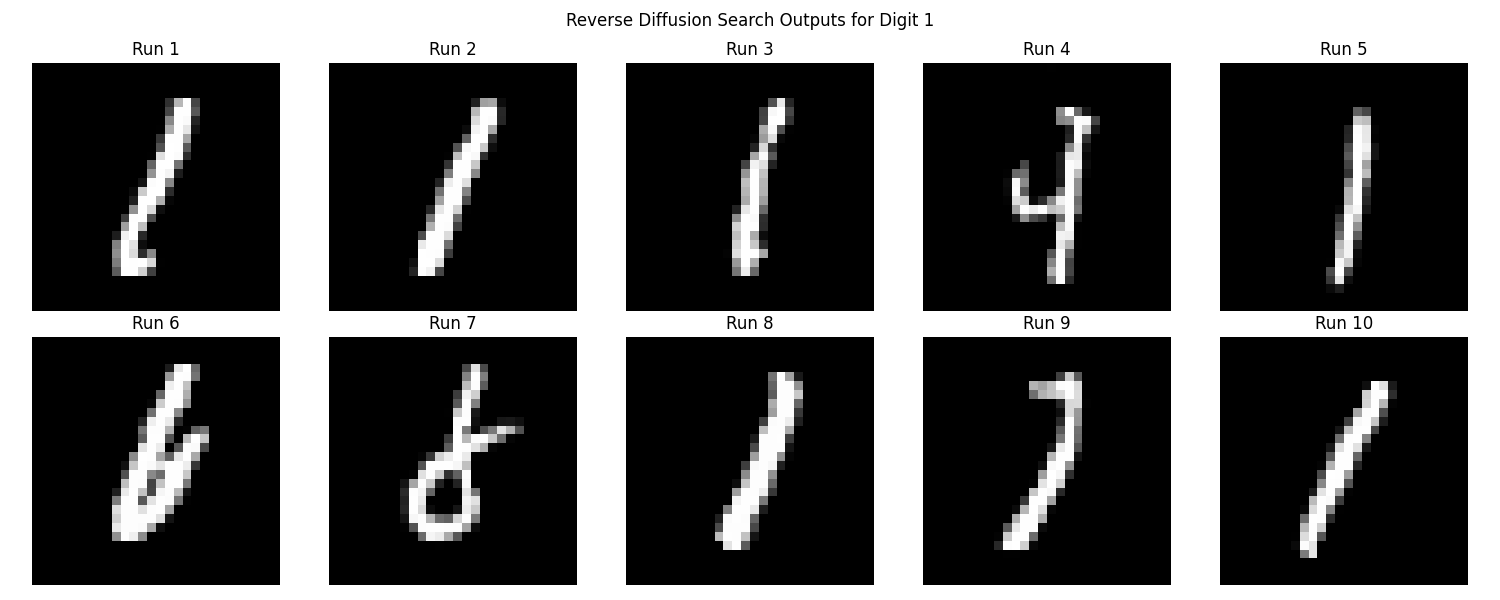

Source code (Python):
# import torch
# import torch.nn.functional as F
# import matplotlib.pyplot as plt
# import numpy as np
# import os
# import sys
# from torchvision import datasets, transforms
# from torch.utils.data import DataLoader, Subset

# # Directories and model import
# MODEL_TEST_DIR = os.path.dirname(os.path.abspath(__file__))
# REPO_DIR = os.path.dirname(MODEL_TEST_DIR)
# GPU_ACCELERATED_TRAINING_DIR = os.path.join(REPO_DIR, 'gpu_accelerated_training')
# TRAINED_MODELS_DIR = os.path.join(REPO_DIR, 'trained_ddpm', 'results')
# sys.path.append(GPU_ACCELERATED_TRAINING_DIR)
# sys.path.append(TRAINED_MODELS_DIR)
# from model import MNISTDiffusion  # Adjust import path if needed

# # Create MNIST dataloader for all digits (used for training)...
# def create_mnist_dataloaders(batch_size, image_size=28, num_workers=4):
#     preprocess = transforms.Compose([
#         transforms.Resize(image_size),
#         transforms.ToTensor(),
#         transforms.Normalize([0.5], [0.5])
#     ])
#     train_dataset = datasets.MNIST(root="./mnist_data", train=True, download=True, transform=preprocess)
#     return DataLoader(train_dataset, batch_size=batch_size, shuffle=True, num_workers=num_workers)

# # Create a dataloader that only returns digit '1'
# def create_digit_dataloader(digit, batch_size, image_size=28, num_workers=4):
#     preprocess = transforms.Compose([
#         transforms.Resize(image_size),
#         transforms.ToTensor(),
#         transforms.Normalize([0.5], [0.5])
#     ])
#     full_dataset = datasets.MNIST(root="./mnist_data", train=True, download=True, transform=preprocess)
#     # Find indices where label equals the desired digit
#     indices = [i for i, target in enumerate(full_dataset.targets) if target == digit]
#     subset = Subset(full_dataset, indices)
#     return DataLoader(subset, batch_size=batch_size, shuffle=False, num_workers=num_workers)

# def load_model(ckpt_path, device="cuda"):
#     model = MNISTDiffusion(
#         timesteps=1000,
#         image_size=28,
#         in_channels=1,
#         base_dim=64,
#         dim_mults=[2, 4]
#     )
#     model.to(device)
#     ckpt = torch.load(ckpt_path, map_location=device)
#     model.load_state_dict(ckpt["model"], strict=False)
#     model.eval()
#     return model

# #######################################
# # NEW: Estimate target forward diffusion distribution for digit 1
# #######################################
# def estimate_target_distribution(model, digit_loader, checkpoints, device="cuda"):
#     """
#     Computes the target distribution q(x_t|y=1) for a set of checkpoint timesteps.
#     Since for the forward process the closed-form mean is:
#         x_t = sqrt(alphas_cumprod[t]) * x0   (with noise mean zero),
#     we estimate the mean of digit 1 images and then compute for each checkpoint:
#         target_mean[t] = sqrt(alphas_cumprod[t]) * mean(x0)
#     """
#     sum_x0 = 0.0
#     count = 0
#     for batch in digit_loader:
#         images, labels = batch
#         # Since this loader only contains digit 1, all images are used.
#         imgs = images.to(device)
#         sum_x0 += imgs.sum(dim=0)
#         count += imgs.shape[0]
#     global_mean = sum_x0 / count  # shape: (1, 28, 28)
    
#     target_means = {}
#     for t in checkpoints:
#         # model.sqrt_alphas_cumprod is registered as a buffer of shape [timesteps]
#         factor = model.sqrt_alphas_cumprod[t]
#         # Multiply global_mean (shape: [1,28,28]) by factor to get target mean at timestep t.
#         # We add a batch dimension so the target has shape (1, 1, 28, 28)
#         target_means[t] = factor * global_mean.unsqueeze(0)
#     return target_means

# #######################################
# # NEW: Reverse diffusion with noise sample search
# #######################################
# def reverse_diffusion_search(model, target_means, n_candidates=16, checkpoint_interval=100, device="cuda"):
#     """
#     Runs the reverse diffusion process starting from n_candidates noise samples.
#     At every checkpoint (every checkpoint_interval steps), scores the candidates against the target distribution
#     (using negative MSE loss) and keeps only the top half.
#     Returns the best candidate at the end.
#     """
#     # Initialize n_candidates noise samples (starting at timestep T)
#     candidates = torch.randn((n_candidates, model.in_channels, model.image_size, model.image_size), device=device)
    
#     for t in range(model.timesteps - 1, -1, -1):
#         # Create a tensor for the current timestep for each candidate
#         t_tensor = torch.full((candidates.shape[0],), t, device=device, dtype=torch.long)
#         # Sample random noise for the reverse diffusion update
#         noise = torch.randn_like(candidates)
#         # Update candidates using the reverse diffusion step (you can also try _reverse_diffusion_with_clip)
#         candidates = model._reverse_diffusion(candidates, t_tensor, noise)
        
#         # Every checkpoint_interval steps, score and prune candidates
#         if t % checkpoint_interval == 0:
#             if t in target_means:
#                 # Expand the target mean to match candidates shape
#                 target = target_means[t].expand(candidates.shape[0], -1, -1, -1)
#                 # Compute score: negative MSE (so lower error gives higher score)
#                 scores = -F.mse_loss(candidates, target, reduction='none').mean(dim=[1,2,3])
#                 # Keep the top half candidates (at least 1 candidate)
#                 k = max(1, candidates.shape[0] // 2)
#                 topk_indices = torch.topk(scores, k=k).indices
#                 candidates = candidates[topk_indices]
#                 print(f"At timestep {t}, kept {candidates.shape[0]} candidates after scoring.")
    
#     # At t=0, optionally choose the best candidate
#     if 0 in target_means:
#         target = target_means[0].expand(candidates.shape[0], -1, -1, -1)
#         final_scores = -F.mse_loss(candidates, target, reduction='none').mean(dim=[1,2,3])
#         best_idx = torch.argmax(final_scores)
#         best_candidate = candidates[best_idx]
#     else:
#         best_candidate = candidates[0]
#     return best_candidate

# #######################################
# # Visualization helper
# #######################################
# def plot_image(image_tensor, title="Generated Image"):
#     # The images are in [-1, 1]. Convert to [0, 1] for display.
#     image = (image_tensor.squeeze().detach().cpu().numpy() + 1) / 2.0
#     plt.figure(figsize=(3, 3))
#     plt.imshow(image, cmap='gray')
#     plt.title(title)
#     plt.axis('off')
#     plt.show()

# #######################################
# # Main function
# #######################################
# def main():
#     device = "cuda" if torch.cuda.is_available() else "cpu"
#     ckpt_path = os.path.join(TRAINED_MODELS_DIR, "epoch_100_steps_00046900.pt")
#     model = load_model(ckpt_path, device)
    
#     # Create a dataloader for digit 1 examples (for target distribution estimation)
#     digit_loader = create_digit_dataloader(digit=1, batch_size=128)
    
#     # Define checkpoints (every 100 timesteps; ensure these values are within [0, timesteps-1])
#     checkpoints = list(range(0, model.timesteps, 200))
#     print(f"Using checkpoints: {checkpoints}")
    
#     # Estimate the target forward diffusion distribution (here, the mean) for digit 1
#     target_means = estimate_target_distribution(model, digit_loader, checkpoints, device)
    
#     # Run reverse diffusion search: start with several candidate noises and prune at checkpoints
#     best_noise = reverse_diffusion_search(model, target_means, n_candidates=16, checkpoint_interval=200, device=device)
    
#     # To generate the final sample, run the reverse diffusion from best_noise fully if not already at t=0.
#     # (In our loop, we already ran until t=0.)
#     # Denormalize the final output from [-1,1] to [0,1] for visualization.
#     plot_image(best_noise, title="Reverse Diffusion Search Output for Digit 1")

# if __name__ == "__main__":
#     main()


import torch
import torch.nn.functional as F
import matplotlib.pyplot as plt
import numpy as np
import os
import sys
from torchvision import datasets, transforms
from torch.utils.data import DataLoader, Subset

# Directories and model import
MODEL_TEST_DIR = os.path.dirname(os.path.abspath(__file__))
REPO_DIR = os.path.dirname(MODEL_TEST_DIR)
GPU_ACCELERATED_TRAINING_DIR = os.path.join(REPO_DIR, 'gpu_accelerated_training')
TRAINED_MODELS_DIR = os.path.join(REPO_DIR, 'trained_ddpm', 'results')
sys.path.append(GPU_ACCELERATED_TRAINING_DIR)
sys.path.append(TRAINED_MODELS_DIR)
from model import MNISTDiffusion  # Adjust import path if needed

# Create MNIST dataloader for all digits (used for training)...
def create_mnist_dataloaders(batch_size, image_size=28, num_workers=4):
    preprocess = transforms.Compose([
        transforms.Resize(image_size),
        transforms.ToTensor(),
        transforms.Normalize([0.5], [0.5])
    ])
    train_dataset = datasets.MNIST(root="./mnist_data", train=True, download=True, transform=preprocess)
    return DataLoader(train_dataset, batch_size=batch_size, shuffle=True, num_workers=num_workers)

# Create a dataloader that only returns images of a specified digit.
def create_digit_dataloader(digit, batch_size, image_size=28, num_workers=4):
    preprocess = transforms.Compose([
        transforms.Resize(image_size),
        transforms.ToTensor(),
        transforms.Normalize([0.5], [0.5])
    ])
    full_dataset = datasets.MNIST(root="./mnist_data", train=True, download=True, transform=preprocess)
    # Filter indices for the specified digit.
    indices = [i for i, target in enumerate(full_dataset.targets) if target == digit]
    subset = Subset(full_dataset, indices)
    return DataLoader(subset, batch_size=batch_size, shuffle=False, num_workers=num_workers)

def load_model(ckpt_path, device="cuda"):
    model = MNISTDiffusion(
        timesteps=1000,
        image_size=28,
        in_channels=1,
        base_dim=64,
        dim_mults=[2, 4]
    )
    model.to(device)
    ckpt = torch.load(ckpt_path, map_location=device)
    model.load_state_dict(ckpt["model"], strict=False)
    model.eval()
    return model

#######################################
# Estimate target forward diffusion distribution for digit 1
#######################################
def estimate_target_distribution(model, digit_loader, checkpoints, device="cuda"):
    """
    Computes the target distribution q(x_t|y=1) for a set of checkpoint timesteps.
    For the closed-form forward diffusion, the mean is:
        x_t = sqrt(alphas_cumprod[t]) * x0.
    We compute the average x0 for digit 1 and then, for each checkpoint t,
    define target_mean[t] = sqrt(alphas_cumprod[t]) * mean(x0).
    """
    sum_x0 = 0.0
    count = 0
    for batch in digit_loader:
        images, labels = batch
        imgs = images.to(device)
        sum_x0 += imgs.sum(dim=0)
        count += imgs.shape[0]
    global_mean = sum_x0 / count  # shape: (1, 28, 28)
    
    target_means = {}
    for t in checkpoints:
        factor = model.sqrt_alphas_cumprod[t]
        # Ensure target_mean has shape (1, 1, 28, 28)
        target_means[t] = factor * global_mean.unsqueeze(0)
    return target_means

#######################################
# Reverse diffusion with noise sample search
#######################################
def reverse_diffusion_search(model, target_means, n_candidates=16, checkpoint_interval=100, device="cuda"):
    """
    Runs the reverse diffusion process starting from n_candidates noise samples.
    At every checkpoint (every checkpoint_interval steps), scores the candidates against
    the target distribution using negative MSE loss and retains the top half.
    Returns the best candidate at t=0.
    """
    candidates = torch.randn((n_candidates, model.in_channels, model.image_size, model.image_size), device=device)
    
    for t in range(model.timesteps - 1, -1, -1):
        t_tensor = torch.full((candidates.shape[0],), t, device=device, dtype=torch.long)
        noise = torch.randn_like(candidates)
        candidates = model._reverse_diffusion(candidates, t_tensor, noise)
        
        # Score and prune candidates at checkpoints
        if t % checkpoint_interval == 0:
            if t in target_means:
                target = target_means[t].expand(candidates.shape[0], -1, -1, -1)
                scores = -F.mse_loss(candidates, target, reduction='none').mean(dim=[1,2,3])
                k = max(1, candidates.shape[0] // 2)
                topk_indices = torch.topk(scores, k=k).indices
                candidates = candidates[topk_indices]
                print(f"At timestep {t}, retained {candidates.shape[0]} candidate(s).")
    
    # At t=0, choose the best candidate.
    if 0 in target_means:
        target = target_means[0].expand(candidates.shape[0], -1, -1, -1)
        final_scores = -F.mse_loss(candidates, target, reduction='none').mean(dim=[1,2,3])
        best_idx = torch.argmax(final_scores)
        best_candidate = candidates[best_idx]
    else:
        best_candidate = candidates[0]
    return best_candidate

#######################################
# Visualization helper
#######################################
def plot_image(image_tensor, title="Generated Image"):
    image = (image_tensor.squeeze().detach().cpu().numpy() + 1) / 2.0
    plt.imshow(image, cmap='gray')
    plt.title(title)
    plt.axis('off')

#######################################
# Main function: Run the experiment multiple times
#######################################
def main():
    device = "cuda" if torch.cuda.is_available() else "cpu"
    ckpt_path = os.path.join(TRAINED_MODELS_DIR, "epoch_100_steps_00046900.pt")
    model = load_model(ckpt_path, device)
    
    # Create a dataloader for digit 1 examples for target distribution estimation.
    digit_loader = create_digit_dataloader(digit=1, batch_size=128)
    
    # Define checkpoints (every 100 timesteps)
    checkpoints = list(range(0, model.timesteps, 200))
    print(f"Using checkpoints: {checkpoints}")
    
    # Estimate the target distribution (mean) for digit 1.
    target_means = estimate_target_distribution(model, digit_loader, checkpoints, device)
    
    # Run the reverse diffusion search experiment 10 times.
    n_experiments = 10
    outputs = []
    for i in range(n_experiments):
        best_noise = reverse_diffusion_search(model, target_means, n_candidates=16, checkpoint_interval=200, device=device)
        outputs.append(best_noise)
        print(f"Experiment {i+1} complete.")
    
    # Plot the 10 outputs in a grid.
    num_cols = 5
    num_rows = (n_experiments + num_cols - 1) // num_cols
    plt.figure(figsize=(num_cols * 3, num_rows * 3))
    for idx, out in enumerate(outputs):
        plt.subplot(num_rows, num_cols, idx+1)
        plot_image(out, title=f"Run {idx+1}")
    plt.suptitle("Reverse Diffusion Search Outputs for Digit 1")
    plt.tight_layout()
    plt.show()

if __name__ == "__main__":
    main()
